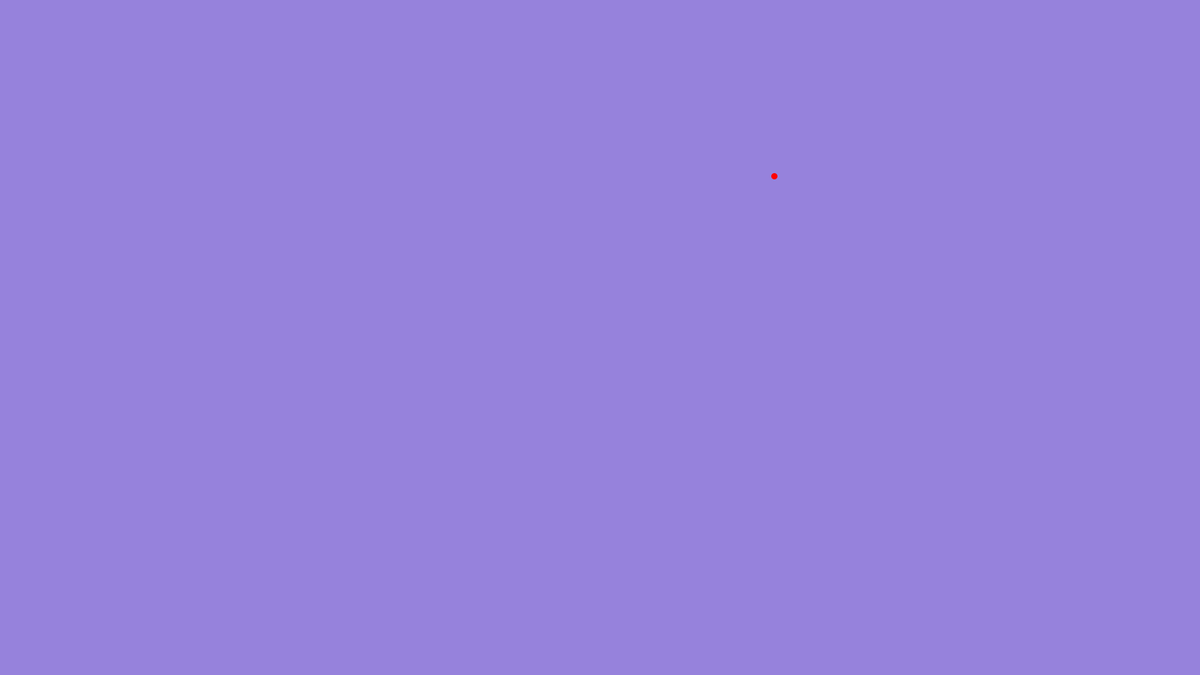
Frame 1 (no input)
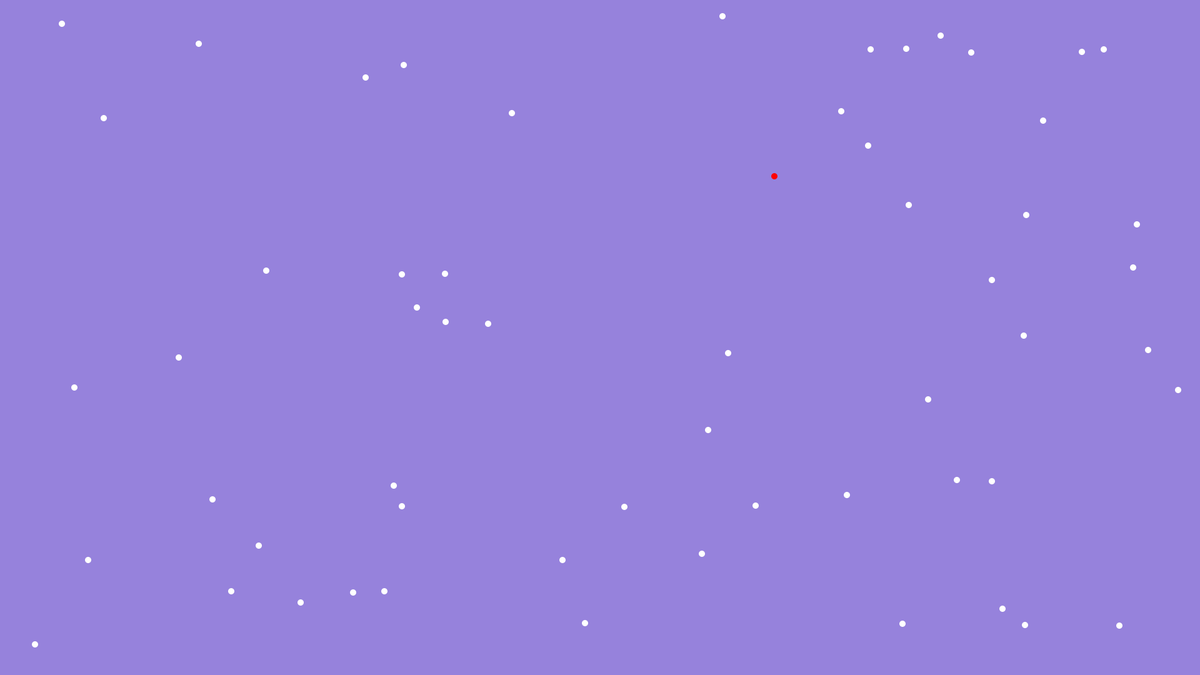
Frame 60 (the mouse pressed at the canvas centre just before this capture)
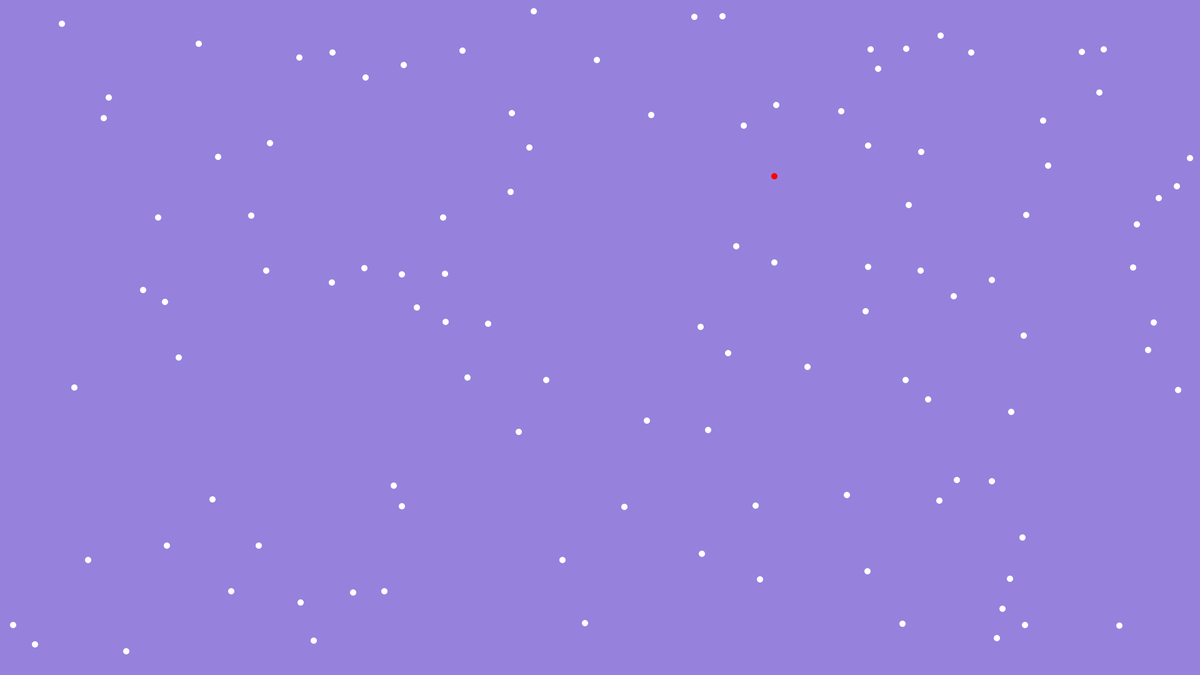
Frame 120 (the mouse held since frame 60 and released just before this capture)

The Processing sketch that drew these frames (run headless with seeded random() and noise(); from frame 60 on, the mouse is pressed at the canvas centre):

// Processing sketch: PoissantSpheres
// ── PoissantSpheres.pde
// tuning variables
int gridSize = 20;
int dotSize = 10;

// dot diameter
float dangerDotDiameter;

// useful colors
color nicePurple = color(150, 130, 220);
color niceBlue = color(0, 200, 197);

// windowSize
int numCells = 40;

// iteration tracker
int iteration = 0;

// arraylist to hold dots
ArrayList<Dot> dots = new ArrayList<Dot>();

// hold already processed collisions
ArrayList<Integer> collidedIndices = new ArrayList<Integer>();

void setup()
{
  background(nicePurple);
  size(1920, 1080);
  
  noStroke();
  
  dangerDotDiameter = 2 * gridSize * sqrt(2);
  
  //drawGrid();
}

void draw()
{
  if (iteration < 500)
    placeDot();
  else
  {
    background(nicePurple);
    moveDot();
  }
}

void placeDot()
{
  int rx, ry;
  float rvx, rvy;
  
  rx = int(random(dotSize / 2, width - dotSize / 2));
  ry = int(random(dotSize / 2, height - dotSize / 2));
  
  rvx = random(-5, 5);
  rvy = random(-5, 5);
  
  boolean valid = checkValidity(rx, ry);
   
  if (valid)
  {
    boolean specialDot = (iteration == 0)? true: false;
    Dot newDot = new Dot(rx, ry, rvx, rvy, dotSize, specialDot);
    newDot.drawDot();
    dots.add(newDot);
  }
  
  iteration++;
}

boolean checkValidity(int rx, int ry)
{
  for (int i = 0; i < dots.size(); i++)
  {
    float diffX, diffY;
    diffX = rx - dots.get(i).x;
    diffY = ry - dots.get(i).y;
    if (sqrt(diffX * diffX + diffY * diffY) <= dangerDotDiameter / 2)
      return false;
  }
  return true;
}

void moveDot()
{
  for (int i = 0; i < dots.size(); i++)
  {
    checkCollisions(i);
    dots.get(i).move();
    dots.get(i).drawDot();
  }
  collidedIndices.clear();
}

void checkCollisions(int index)
{
  float dx = dots.get(index).x;
  float dy = dots.get(index).y;
  
  // if wall collision found
  if (dx <= dotSize / 2 || dx >= width - dotSize / 2 || dy <= dotSize / 2 || dy >= height - dotSize / 2)
  {
    // check if its left or right
    if (dx <= dotSize / 2 || dx >= width - dotSize / 2)
      dots.get(index).changeV(-dots.get(index).vx, dots.get(index).vy);
    // check if its top or bottom
    if (dy <= dotSize / 2 || dy >= height - dotSize / 2)
      dots.get(index).changeV(dots.get(index).vx, -dots.get(index).vy);
    return;
  }
    
  // if we have collided
  if (collidedIndices.contains(index))
    return;
    
  for (int i = 0; i < dots.size(); i++)
  {
    if (i != index)
    {
      float diffX, diffY;
      diffX = dx - dots.get(i).x;
      diffY = dy - dots.get(i).y;
      if (sqrt(diffX * diffX + diffY * diffY) <= dotSize)
      {
        float oldVX = dots.get(index).vx;
        float oldVY = dots.get(index).vy;
        dots.get(index).changeV(dots.get(i).vx, dots.get(i).vy);
        dots.get(i).changeV(oldVX, oldVY);

        collidedIndices.add(index);
        collidedIndices.add(i);

        return;
      }
    }
  }
}

void drawGrid()
{ 
  for (int i = 0; i < numCells; i++)
    for (int j = 0; j < numCells; j++)
      rect(i * gridSize, j * gridSize, gridSize, gridSize);
}

// ── Dot.pde
class Dot {
  
  float x, y, size;
  float vx, vy;
  int time;
  
  boolean special;
  
  public Dot(int x, int y, float vx, float vy, int size, boolean special)
  {
    this.x = x;
    this.y = y;
    this.vx = vx;
    this.vy = vy;
    this.size = size;
    
    this.special = special;
  }
  
  public void drawDot() {
    if (special)
    {
      fill(255, 0 , 0);
      ellipse(this.x, this.y, this.size, this.size);
      fill(255);
    }
    else
      ellipse(this.x, this.y, this.size, this.size);
  }
  
  public void move() {
    this.x += vx;
    this.y += vy;
  }
  
  public void changeV(float newX, float newY) {
    this.vx = newX;
    this.vy = newY;
  }
}
